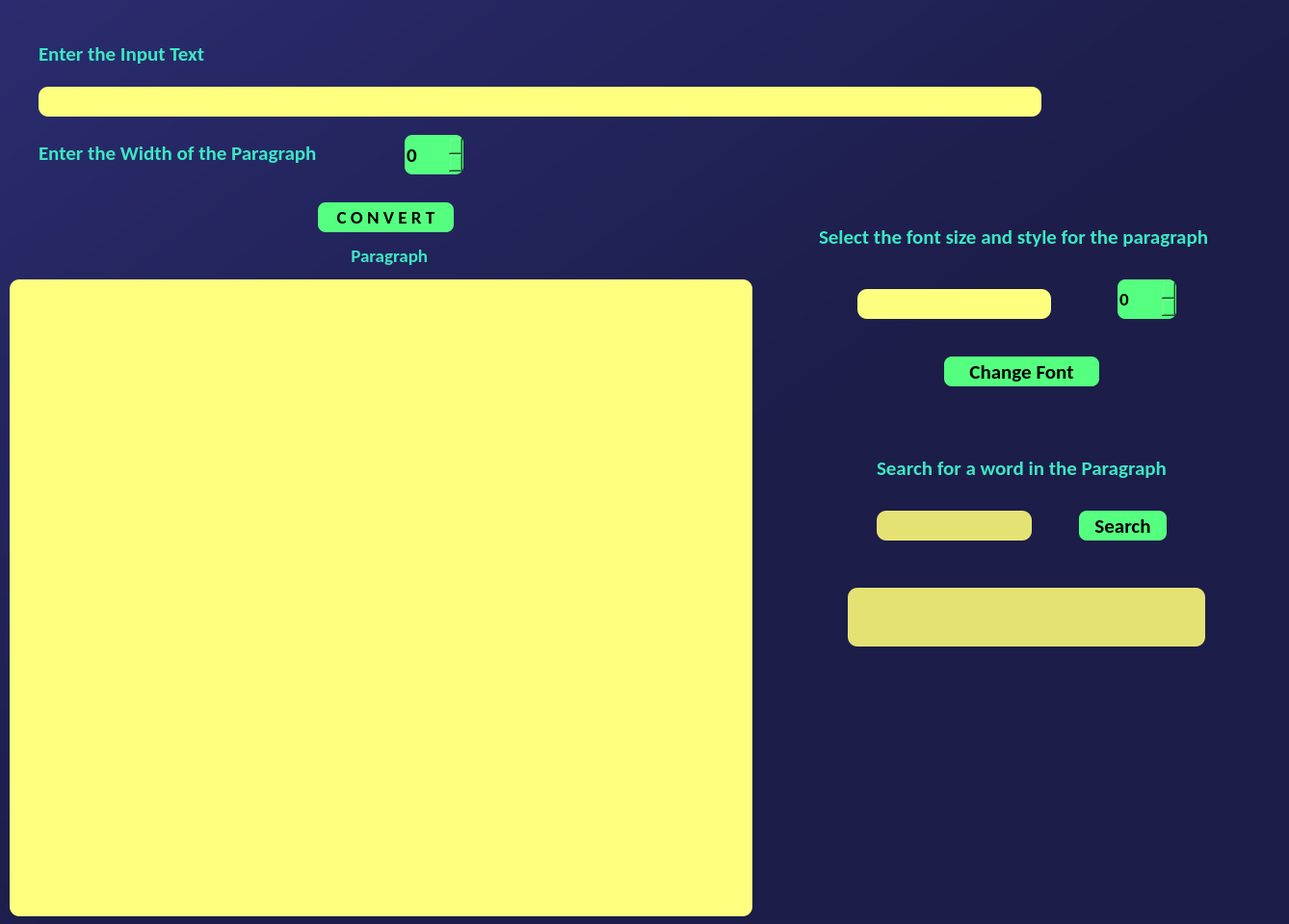
<?xml version="1.0" encoding="UTF-8"?>
<ui version="4.0">
 <class>Dialog</class>
 <widget class="QDialog" name="Dialog">
  <property name="geometry">
   <rect>
    <x>0</x>
    <y>0</y>
    <width>1338</width>
    <height>959</height>
   </rect>
  </property>
  <property name="minimumSize">
   <size>
    <width>15</width>
    <height>15</height>
   </size>
  </property>
  <property name="font">
   <font>
    <family>Calibri</family>
    <pointsize>14</pointsize>
   </font>
  </property>
  <property name="windowTitle">
   <string>Paragraph Maker</string>
  </property>
  <property name="styleSheet">
   <string notr="true">background-color: qlineargradient(spread:pad, x1:0, y1:0, x2:1, y2:1, stop:0 rgba(42, 44, 111, 255), stop:0.533156 rgba(28, 29, 73, 255));
border-radius: 10px;</string>
  </property>
  <widget class="QLabel" name="label">
   <property name="geometry">
    <rect>
     <x>40</x>
     <y>40</y>
     <width>191</width>
     <height>31</height>
    </rect>
   </property>
   <property name="font">
    <font>
     <family>Calibri</family>
     <pointsize>16</pointsize>
     <weight>75</weight>
     <bold>true</bold>
    </font>
   </property>
   <property name="styleSheet">
    <string notr="true">background-color: none;
color: rgb(60, 231, 195);</string>
   </property>
   <property name="text">
    <string>Enter the Input Text</string>
   </property>
  </widget>
  <widget class="QLineEdit" name="MainInput">
   <property name="geometry">
    <rect>
     <x>40</x>
     <y>90</y>
     <width>1041</width>
     <height>31</height>
    </rect>
   </property>
   <property name="font">
    <font>
     <family>Calibri</family>
     <pointsize>15</pointsize>
     <weight>75</weight>
     <bold>true</bold>
    </font>
   </property>
   <property name="styleSheet">
    <string notr="true">background-color: rgb(255, 255, 127);</string>
   </property>
   <property name="alignment">
    <set>Qt::AlignLeading|Qt::AlignLeft|Qt::AlignVCenter</set>
   </property>
  </widget>
  <widget class="QLabel" name="label_2">
   <property name="geometry">
    <rect>
     <x>40</x>
     <y>143</y>
     <width>311</width>
     <height>31</height>
    </rect>
   </property>
   <property name="font">
    <font>
     <family>Calibri</family>
     <pointsize>16</pointsize>
     <weight>75</weight>
     <bold>true</bold>
    </font>
   </property>
   <property name="styleSheet">
    <string notr="true">background-color: none;
color: rgb(60, 231, 195);</string>
   </property>
   <property name="text">
    <string>Enter the Width of the Paragraph</string>
   </property>
  </widget>
  <widget class="QSpinBox" name="Width">
   <property name="geometry">
    <rect>
     <x>420</x>
     <y>140</y>
     <width>61</width>
     <height>41</height>
    </rect>
   </property>
   <property name="font">
    <font>
     <family>Calibri</family>
     <pointsize>16</pointsize>
     <weight>75</weight>
     <bold>true</bold>
    </font>
   </property>
   <property name="toolTip">
    <string>&lt;html&gt;&lt;head/&gt;&lt;body&gt;&lt;p&gt;&lt;span style=&quot; color:#ffffff;&quot;&gt;Width&lt;/span&gt;&lt;/p&gt;&lt;/body&gt;&lt;/html&gt;</string>
   </property>
   <property name="styleSheet">
    <string notr="true">QSpinBox{
	border: none;
	border-radius: 8px;
	background-color: rgb(85, 255, 127);
}</string>
   </property>
  </widget>
  <widget class="QPushButton" name="ConvertButton">
   <property name="geometry">
    <rect>
     <x>330</x>
     <y>210</y>
     <width>141</width>
     <height>31</height>
    </rect>
   </property>
   <property name="font">
    <font>
     <family>Calibri</family>
     <pointsize>14</pointsize>
     <weight>75</weight>
     <bold>true</bold>
    </font>
   </property>
   <property name="toolTip">
    <string>&lt;html&gt;&lt;head/&gt;&lt;body&gt;&lt;p align=&quot;center&quot;&gt;&lt;span style=&quot; color:#ffffff;&quot;&gt;Convert the text to Paragraph&lt;/span&gt;&lt;/p&gt;&lt;/body&gt;&lt;/html&gt;</string>
   </property>
   <property name="styleSheet">
    <string notr="true">QPushButton{
	border: none;
	border-radius: 8px;
	background-color: rgb(85, 255, 127);
}
QPushButton:hover{	
	background-color: rgba(85, 255, 127, 150);
}</string>
   </property>
   <property name="text">
    <string>C O N V E R T</string>
   </property>
  </widget>
  <widget class="QLabel" name="label_4">
   <property name="geometry">
    <rect>
     <x>360</x>
     <y>250</y>
     <width>91</width>
     <height>31</height>
    </rect>
   </property>
   <property name="font">
    <font>
     <family>Calibri</family>
     <pointsize>14</pointsize>
     <weight>75</weight>
     <bold>true</bold>
    </font>
   </property>
   <property name="styleSheet">
    <string notr="true">background-color: none;
color: rgb(60, 231, 195);</string>
   </property>
   <property name="text">
    <string> Paragraph</string>
   </property>
  </widget>
  <widget class="QLabel" name="label_5">
   <property name="geometry">
    <rect>
     <x>850</x>
     <y>230</y>
     <width>411</width>
     <height>31</height>
    </rect>
   </property>
   <property name="font">
    <font>
     <family>Calibri</family>
     <pointsize>16</pointsize>
     <weight>75</weight>
     <bold>true</bold>
    </font>
   </property>
   <property name="styleSheet">
    <string notr="true">background-color: none;
color: rgb(60, 231, 195);</string>
   </property>
   <property name="text">
    <string>Select the font size and style for the paragraph</string>
   </property>
  </widget>
  <widget class="QSpinBox" name="FontNumberInput">
   <property name="geometry">
    <rect>
     <x>1160</x>
     <y>290</y>
     <width>61</width>
     <height>41</height>
    </rect>
   </property>
   <property name="font">
    <font>
     <family>Calibri</family>
     <pointsize>14</pointsize>
     <weight>75</weight>
     <bold>true</bold>
    </font>
   </property>
   <property name="toolTip">
    <string>&lt;html&gt;&lt;head/&gt;&lt;body&gt;&lt;p&gt;&lt;span style=&quot; color:#ffffff;&quot;&gt;Font Size&lt;/span&gt;&lt;/p&gt;&lt;/body&gt;&lt;/html&gt;</string>
   </property>
   <property name="styleSheet">
    <string notr="true">QSpinBox{
	border: none;
	border-radius: 8px;
	background-color: rgb(85, 255, 127);
}</string>
   </property>
  </widget>
  <widget class="QLabel" name="label_6">
   <property name="geometry">
    <rect>
     <x>910</x>
     <y>460</y>
     <width>321</width>
     <height>51</height>
    </rect>
   </property>
   <property name="font">
    <font>
     <family>Calibri</family>
     <pointsize>16</pointsize>
     <weight>75</weight>
     <bold>true</bold>
    </font>
   </property>
   <property name="styleSheet">
    <string notr="true">background-color: none;
color: rgb(60, 231, 195);</string>
   </property>
   <property name="text">
    <string>Search for a word in the Paragraph</string>
   </property>
  </widget>
  <widget class="QPushButton" name="SearchButton">
   <property name="geometry">
    <rect>
     <x>1120</x>
     <y>530</y>
     <width>91</width>
     <height>31</height>
    </rect>
   </property>
   <property name="font">
    <font>
     <family>Calibri</family>
     <pointsize>16</pointsize>
     <weight>75</weight>
     <bold>true</bold>
    </font>
   </property>
   <property name="toolTip">
    <string>&lt;html&gt;&lt;head/&gt;&lt;body&gt;&lt;p&gt;&lt;span style=&quot; color:#ffffff;&quot;&gt;Search for a word&lt;/span&gt;&lt;/p&gt;&lt;/body&gt;&lt;/html&gt;</string>
   </property>
   <property name="styleSheet">
    <string notr="true">QPushButton{
	border: none;
	border-radius: 8px;
	background-color: rgb(85, 255, 127);
}
QPushButton:hover{	
	background-color: rgba(85, 255, 127, 150);
}</string>
   </property>
   <property name="text">
    <string>Search</string>
   </property>
  </widget>
  <widget class="QLineEdit" name="SearchInput">
   <property name="geometry">
    <rect>
     <x>910</x>
     <y>530</y>
     <width>161</width>
     <height>31</height>
    </rect>
   </property>
   <property name="font">
    <font>
     <family>Calibri</family>
     <pointsize>15</pointsize>
     <weight>75</weight>
     <bold>true</bold>
    </font>
   </property>
   <property name="toolTip">
    <string>&lt;html&gt;&lt;head/&gt;&lt;body&gt;&lt;p&gt;&lt;span style=&quot; color:#0000ff;&quot;&gt;Enter a word&lt;/span&gt;&lt;/p&gt;&lt;/body&gt;&lt;/html&gt;</string>
   </property>
   <property name="styleSheet">
    <string notr="true">background-color: rgb(229, 226, 116);</string>
   </property>
   <property name="alignment">
    <set>Qt::AlignLeading|Qt::AlignLeft|Qt::AlignVCenter</set>
   </property>
  </widget>
  <widget class="QLabel" name="SearchOutput">
   <property name="geometry">
    <rect>
     <x>880</x>
     <y>610</y>
     <width>371</width>
     <height>61</height>
    </rect>
   </property>
   <property name="font">
    <font>
     <family>Calibri</family>
     <pointsize>14</pointsize>
    </font>
   </property>
   <property name="styleSheet">
    <string notr="true">background-color: rgb(229, 226, 116);</string>
   </property>
   <property name="frameShape">
    <enum>QFrame::WinPanel</enum>
   </property>
   <property name="text">
    <string/>
   </property>
   <property name="alignment">
    <set>Qt::AlignLeading|Qt::AlignLeft|Qt::AlignVCenter</set>
   </property>
  </widget>
  <widget class="QLabel" name="MainOutput">
   <property name="geometry">
    <rect>
     <x>10</x>
     <y>290</y>
     <width>771</width>
     <height>661</height>
    </rect>
   </property>
   <property name="font">
    <font>
     <pointsize>15</pointsize>
    </font>
   </property>
   <property name="toolTip">
    <string>&lt;html&gt;&lt;head/&gt;&lt;body&gt;&lt;p&gt;&lt;span style=&quot; color:#ffffff;&quot;&gt;Paragraph&lt;/span&gt;&lt;/p&gt;&lt;/body&gt;&lt;/html&gt;</string>
   </property>
   <property name="styleSheet">
    <string notr="true">background-color: rgb(255, 255, 127);</string>
   </property>
   <property name="text">
    <string/>
   </property>
   <property name="alignment">
    <set>Qt::AlignLeading|Qt::AlignLeft|Qt::AlignTop</set>
   </property>
  </widget>
  <widget class="QLabel" name="label_3">
   <property name="geometry">
    <rect>
     <x>820</x>
     <y>790</y>
     <width>511</width>
     <height>131</height>
    </rect>
   </property>
   <property name="styleSheet">
    <string notr="true">background: none;</string>
   </property>
   <property name="text">
    <string/>
   </property>
   <property name="pixmap">
    <pixmap>../../Downloads/amrita_Green500px.png</pixmap>
   </property>
  </widget>
  <widget class="QLabel" name="Amrita">
   <property name="geometry">
    <rect>
     <x>830</x>
     <y>800</y>
     <width>511</width>
     <height>121</height>
    </rect>
   </property>
   <property name="styleSheet">
    <string notr="true">background-color:none;</string>
   </property>
   <property name="text">
    <string/>
   </property>
   <property name="pixmap">
    <pixmap>amrita_Green500px.png</pixmap>
   </property>
  </widget>
  <widget class="QLineEdit" name="FontStyleInput">
   <property name="geometry">
    <rect>
     <x>890</x>
     <y>300</y>
     <width>201</width>
     <height>31</height>
    </rect>
   </property>
   <property name="font">
    <font>
     <family>Calibri</family>
     <pointsize>15</pointsize>
     <weight>75</weight>
     <bold>true</bold>
    </font>
   </property>
   <property name="styleSheet">
    <string notr="true">background-color: rgb(255, 255, 127);</string>
   </property>
   <property name="text">
    <string/>
   </property>
  </widget>
  <widget class="QPushButton" name="ChangeFontButton">
   <property name="geometry">
    <rect>
     <x>980</x>
     <y>370</y>
     <width>161</width>
     <height>31</height>
    </rect>
   </property>
   <property name="font">
    <font>
     <family>Calibri</family>
     <pointsize>16</pointsize>
     <weight>75</weight>
     <bold>true</bold>
    </font>
   </property>
   <property name="styleSheet">
    <string notr="true">QPushButton{
	border: none;
	border-radius: 8px;
	background-color: rgb(85, 255, 127);
}
QPushButton:hover{	
	background-color: rgba(85, 255, 127, 150);
}</string>
   </property>
   <property name="text">
    <string>Change Font</string>
   </property>
  </widget>
 </widget>
 <resources/>
 <connections/>
</ui>
